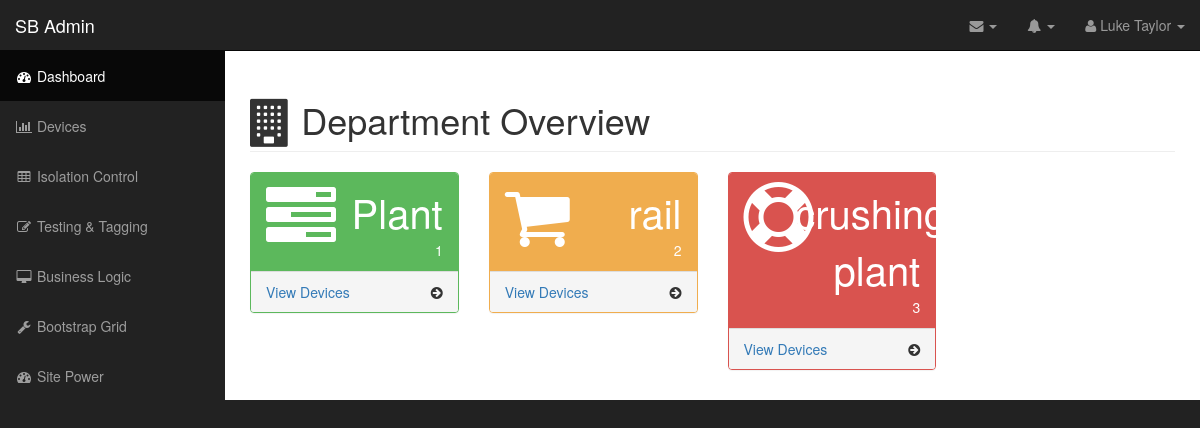
Screenshot of /dash/ with the database file from the repository.
### helian/models.py (models this page shows)
class Department(models.Model):
    name = models.CharField(max_length=20,default='unspecified')
    supervisor = models.ForeignKey(Person)

### helian/views.py (the view)
# urls.py: url(r'^dash/$', 'helian.views.dash'),
def dash(request):
    d = {}
    map_list=[]
    depts = Department.objects.all()
    dept_colors = ["panel panel-green",
                   "panel panel-yellow",
                   "panel panel-red"]
    dept_icons = ["fa fa-tasks fa-5x","fa fa-shopping-cart fa-5x","fa fa-support fa-5x"]
    for index, dept in enumerate(depts):
        device_count = len(Device.objects.filter(dept__pk=dept.id).all())
        mapping = {}
        mapping['devcount'] = device_count
        mapping['name'] = dept.name
        mapping['id'] = dept.id
        mapping['icon'] = dept_icons[index]
        mapping['color'] = dept_colors[index]
        map_list.append(mapping)
    d['dept_list'] = map_list
    return render_to_response('base.html', d, context_instance=RequestContext(request))

### templates/base.html (shortened to what this page needs)
<!DOCTYPE html>
<html lang="en">
{% load staticfiles %}
<head>
    <link href="{% static 'css/bootstrap.min.css' %}" rel="stylesheet">
    <link href="{% static 'css/sb-admin.css' %}" rel="stylesheet">
    <link href="{% static 'css/plugins/morris.css' %}" rel="stylesheet">
    <link href="{% static 'font-awesome/css/font-awesome.min.css' %}" rel="stylesheet" type="text/css">
</head>
<body>
    <div id="wrapper">
        <nav class="navbar navbar-inverse navbar-fixed-top" role="navigation">
            <div class="navbar-header">
                <a class="navbar-brand" href="base.html">SB Admin</a>
            </div>
            <ul class="nav navbar-right top-nav">
                <li class="dropdown">
                    <a href="#" class="dropdown-toggle" data-toggle="dropdown"><i class="fa fa-envelope"></i> <b class="caret"></b></a>
                </li>
                <li class="dropdown">
                    <a href="#" class="dropdown-toggle" data-toggle="dropdown"><i class="fa fa-bell"></i> <b class="caret"></b></a>
                </li>
                <li class="dropdown">
                    <a href="#" class="dropdown-toggle" data-toggle="dropdown"><i class="fa fa-user"></i> Luke Taylor <b class="caret"></b></a>
                </li>
            </ul>
            <div class="collapse navbar-collapse navbar-ex1-collapse">
                <ul class="nav navbar-nav side-nav">
                    <li class="active">
                        <a href="base.html"><i class="fa fa-fw fa-dashboard"></i> Dashboard</a>
                    </li>
                    <li>
                        <a href="/devices/"><i class="fa fa-fw fa-bar-chart-o"></i> Devices</a>
                    </li>
                    <li>
                        <a href="/tables/"><i class="fa fa-fw fa-table"></i> Isolation Control</a>
                    </li>
                    <li>
                        <a href="forms.html"><i class="fa fa-fw fa-edit"></i> Testing & Tagging</a>
                    </li>
                    <li>
                        <a href="bootstrap-elements.html"><i class="fa fa-fw fa-desktop"></i> Business Logic</a>
                    </li>
                    <li>
                        <a href="bootstrap-grid.html"><i class="fa fa-fw fa-wrench"></i> Bootstrap Grid</a>
                    </li>
                    <li>
                        <a href="base-rtl.html"><i class="fa fa-fw fa-dashboard"></i> Site Power</a>
                    </li>
                </ul>
            </div>
        </nav>
        <div id="page-wrapper">
            <div class="container-fluid">
                <div class="row">
                    <div class="col-lg-12">
                        <h1 class="page-header">
                            <i class="fa fa-building fa-lg"></i> Department Overview
                        </h1>
                    </div>
                </div>
                <div class="row">
				{% for dept in dept_list %}
					<div class="col-lg-3 col-md-6">
						<div class="{{dept.color}}">
                            <div class="panel-heading">
                                <div class="row">
                                    <div class="col-xs-3">
                                        <i class="{{dept.icon}}"></i>
                                    </div>
                                    <div class="col-xs-9 text-right">
                                        <div class="huge">{{dept.name}}</div>
                                        <div >{{dept.devcount}}</div>
                                    </div>
                                </div>
                            </div>
                            <a href="{%url 'view-dept' dept.id %}">
                                <div class="panel-footer">
                                    <span class="pull-left"><a href="{%url 'view-dept' dept.id %}">View Devices</a></span>
                                    <span class="pull-right"><i class="fa fa-arrow-circle-right"></i></span>
                                </div>
                            </a>
                        </div>
                    </div>
				{% endfor %}
                </div>
</body>
</html>

### static/css/sb-admin.css (style rules this page uses)
body { margin-top: 100px; background-color: #222; }
@media (min-width:768px) { body { margin-top: 50px; } }
#wrapper { padding-left: 0; }
#page-wrapper { width: 100%; padding: 0; background-color: #fff; }
.huge { font-size: 50px; line-height: normal; }
@media (min-width:768px) { #wrapper { padding-left: 225px; } }
@media (min-width:768px) { #page-wrapper { padding: 10px; } }
.top-nav { padding: 0 15px; }
.top-nav>li { display: inline-block; float: left; }
.top-nav>li>a { padding-top: 15px; padding-bottom: 15px; line-height: 20px; color: #999; }
@media (min-width:768px) { .side-nav { position: fixed; top: 51px; left: 225px; width: 225px; margin-left: -225px; border: none; border-radius: 0; overflow-y: auto; background-color: #222; bottom: 0; overflow-x: hidden; padding-bottom: 40px; } }
@media (min-width:768px) { .side-nav>li>a { width: 225px; } }
.huge { font-size: 40px; }
.panel-green { border-color: #5cb85c; }
.panel-green > .panel-heading { border-color: #5cb85c; color: #fff; background-color: #5cb85c; }
.panel-green > a { color: #5cb85c; }
.panel-red { border-color: #d9534f; }
.panel-red > .panel-heading { border-color: #d9534f; color: #fff; background-color: #d9534f; }
.panel-red > a { color: #d9534f; }
.panel-yellow { border-color: #f0ad4e; }
.panel-yellow > .panel-heading { border-color: #f0ad4e; color: #fff; background-color: #f0ad4e; }
.panel-yellow > a { color: #f0ad4e; }

### rows the page displays
Department: name "Plant"
Department: name "rail"
Department: name "crushing plant"

### other values shown
{{ dept.devcount }} "1" "2" "3"
